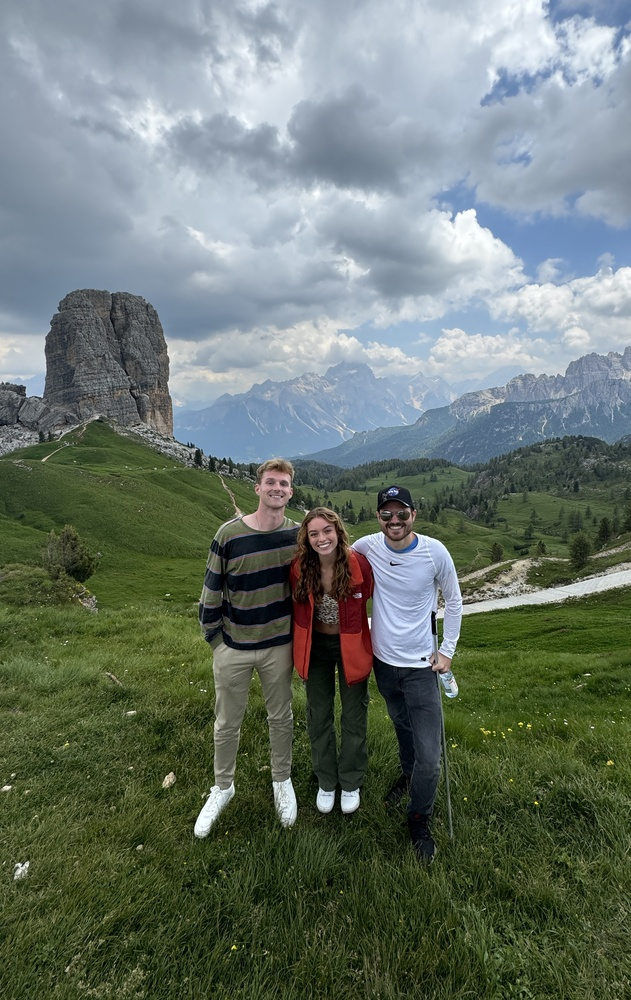
#> input picture examplePhoto.JPG, 631 x 1000 px, shrunk from 2337 x 3702 before the run
$ python -i lentic3d_pipeline.py   (imports and definitions only)
#> lines starting #> are read from the running program, lines starting #| are printed output that depends on the picture; after the words box and inside, x2 and y2 are one past the last pixel; in counts of white or black regions, pixels touching at a corner belong together
#> further down, picture is the input picture: shape (1000, 631, 3); mean B, G, R 109.9, 118.4, 106.7
#!/usr/bin/env python3
"""Command-line interface for generating lenticular-ready interlaced images."""
from __future__ import annotations

import argparse
import json
import math
import os
from dataclasses import dataclass, field, asdict
from pathlib import Path
from typing import Dict, Optional, Tuple

import cv2
import numpy as np


SCRIPT_DIR = Path(__file__).resolve().parent
DEFAULT_SOURCE_IMAGE = SCRIPT_DIR / "examplePhoto.JPG"
DEFAULT_MIDAS_MODEL = SCRIPT_DIR / "midas_v21_small_256.onnx"
DEFAULT_DEPTH_ANYTHING_MODEL = SCRIPT_DIR / "depth_anything_v2_small.pth"


# [4 lines left out: function _as_existing, not called in this run]


@dataclass
class PipelineMetadata:
    """Metadata saved with each pipeline run."""

    source_image: str
    bounding_box: Tuple[int, int, int, int]
    radius: float
    knob_degrees: float
    lenticule_width: int
    models: Dict[str, str] = field(default_factory=dict)

    # [104 lines left out: functions to_json, from_json, parse_args, ensure_output_dir, resolve_source_path, load_image, not called in this run]


def find_subject_bounding_box(image: np.ndarray) -> Tuple[int, int, int, int]:
    gray = cv2.cvtColor(image, cv2.COLOR_BGR2GRAY)
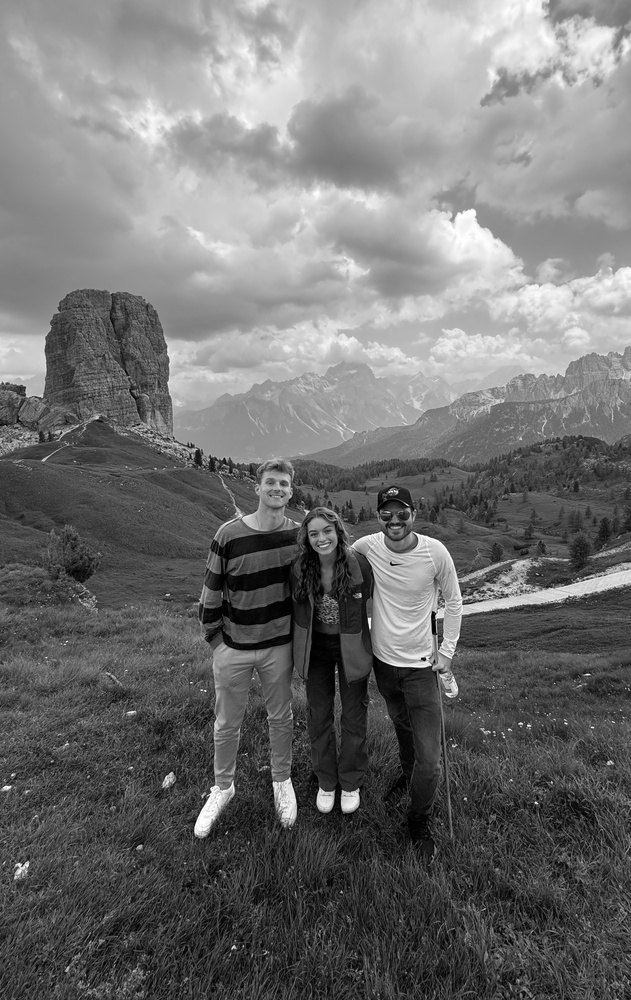
#> gray: shape (1000, 631); min 0, max 255, mean 114
    blurred = cv2.GaussianBlur(gray, (5, 5), 0)
    edges = cv2.Canny(blurred, 50, 150)
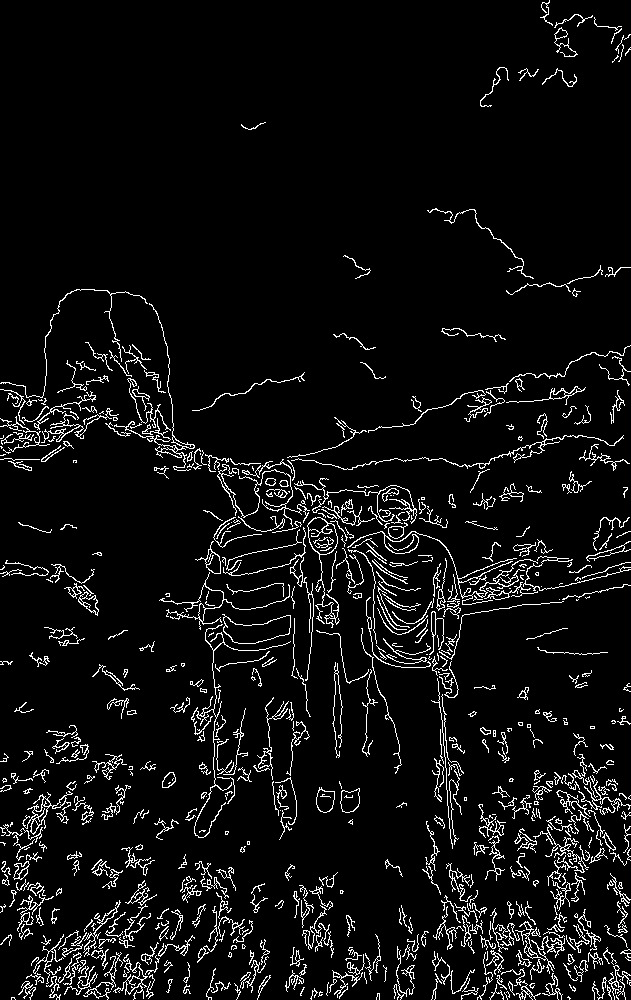
#> edges: shape (1000, 631); 6.1% white in thin lines or dots

    kernel = cv2.getStructuringElement(cv2.MORPH_RECT, (7, 7))
    closed = cv2.morphologyEx(edges, cv2.MORPH_CLOSE, kernel)
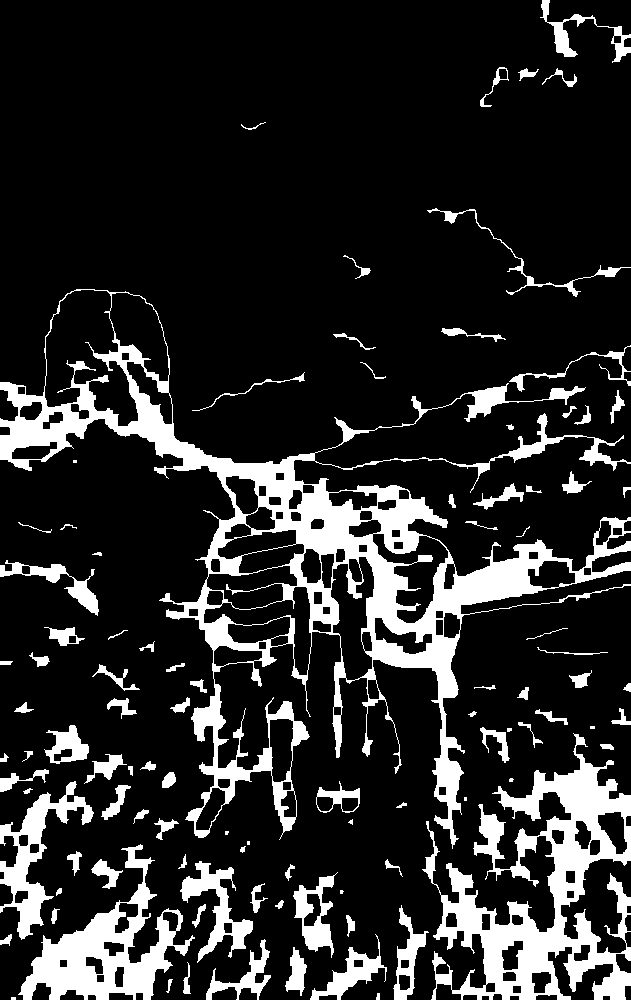
#> closed: shape (1000, 631); 16.2% white; 100 white regions (10 under 20 px)

    contours, _ = cv2.findContours(closed, cv2.RETR_EXTERNAL, cv2.CHAIN_APPROX_SIMPLE)
#> contours = 100 contours, 25 with area under 20; largest, box (x1, y1, x2, y2) and area: (0, 289, 631, 849) 81940, (422, 733, 631, 1000) 21786, (18, 844, 195, 1000) 9617, (0, 781, 94, 940) 3984, (180, 861, 253, 963) 2128
    if not contours:
        height, width = gray.shape
        return 0, 0, width, height

    largest = max(contours, key=cv2.contourArea)
#> largest = contour of 2662 points, box (x1, y1, x2, y2) (0, 289, 631, 849), area 81940
    x, y, w, h = cv2.boundingRect(largest)
#> x = 0; y = 289; w = 631; h = 560
    return x, y, w, h


# [15 lines left out: functions derive_radius, load_metadata, not called in this run]


def save_metadata(metadata_path: Path, metadata: PipelineMetadata) -> None:
    with metadata_path.open("w", encoding="utf-8") as fh:
        json.dump(metadata.to_json(), fh, indent=2)


# [103 lines left out: functions rotation_matrix_y, warp_view, interlace_views, main, not called in this run]


# [2 lines not run here, left out]

>>> import cv2
>>> picture = cv2.imread('examplePhoto.JPG')
>>> result = find_subject_bounding_box(picture)
#> result = (0, 289, 631, 560)
